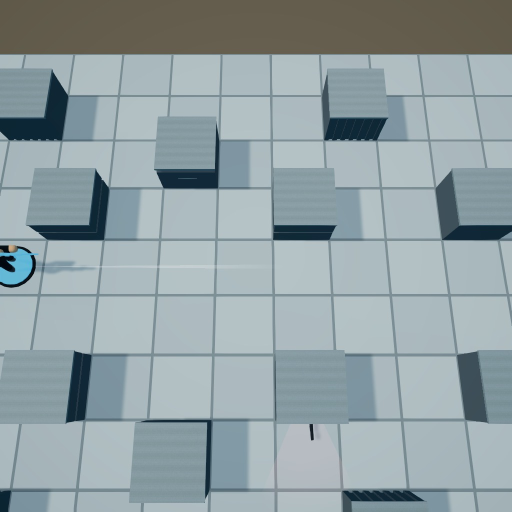
#> input picture Captures/AbilityJuice/shots/r0/arealock/f0116.jpg, 1024 x 1024 px, given in place of f0014.jpg, which was not available (shown at 1/2 size); the run also reads 1 picture not shown here
$ python _ad3_num_zoom.py
#> lines starting #> are read from the running program, lines starting #| are printed output that depends on the picture; pictures that were not available may be replaced by others from this repository, and a replacement may not be noted
import numpy as np, os
from PIL import Image

ROOT = os.path.dirname(os.path.abspath(__file__))
def load(p): return Image.open(p).convert('RGB')
#> returned value is the input picture: PIL image 1024x1024 RGB; mean R, G, B 146, 160.1, 163.9

def crop(rnd, shot, idx, box, scale=3):
    p = os.path.join(ROOT, 'shots', rnd, shot, 'f%04d.jpg' % idx)
    im = load(p).crop(box)
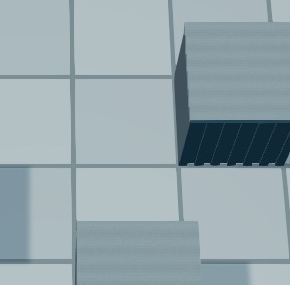
#> im: PIL image 290x285 RGB; mean R, G, B 150.8, 167.3, 173.5
    return im.resize((im.width*scale, im.height*scale), Image.NEAREST)
#> returned value: PIL image 870x855 RGB

# r3 badge box at money frame, generous
box3 = (470, 175, 760, 420)
box2 = (470, 115, 760, 400)

a = crop('r2', 'numbers', 14, box2, 3)
b = crop('r3', 'numbers', 14, box3, 3)
#> call 2 of crop, with rnd = 'r3', shot = 'numbers', idx = 14, box = (470, 175, 760, 420), scale = 3
#> in crop (call 2), `im = load(p).crop(box)`:
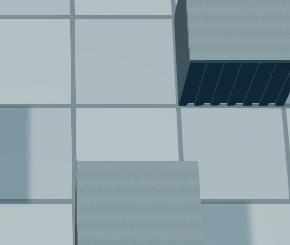
#> im: PIL image 290x245 RGB; mean R, G, B 147.9, 164.8, 171.2
H = max(a.height, b.height)
#> H = 855
out = Image.new('RGB', (a.width + b.width + 24, H), (20,20,24))
out.paste(a, (0, 0)); out.paste(b, (a.width+24, 0))
#> after `out.paste(a, (0, 0))`:
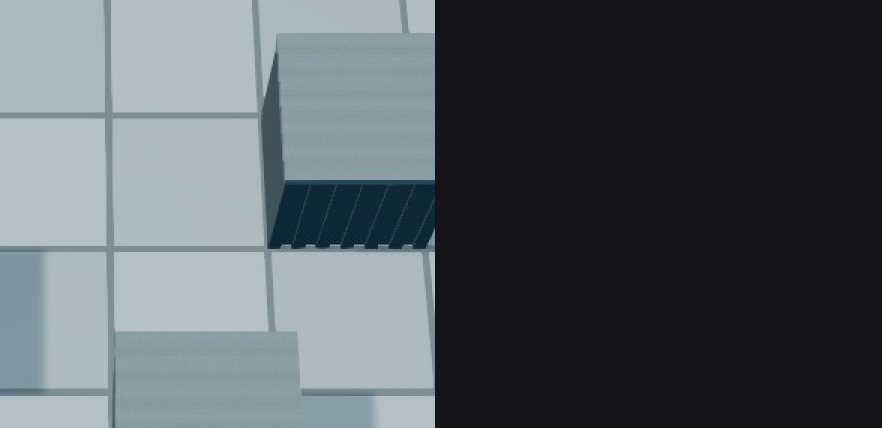
#> out: PIL image 1764x855 RGB (shown at 1/2 size); mean R, G, B 84.5, 92.7, 97.7
#> after `out.paste(b, (a.width + 24, 0))`:
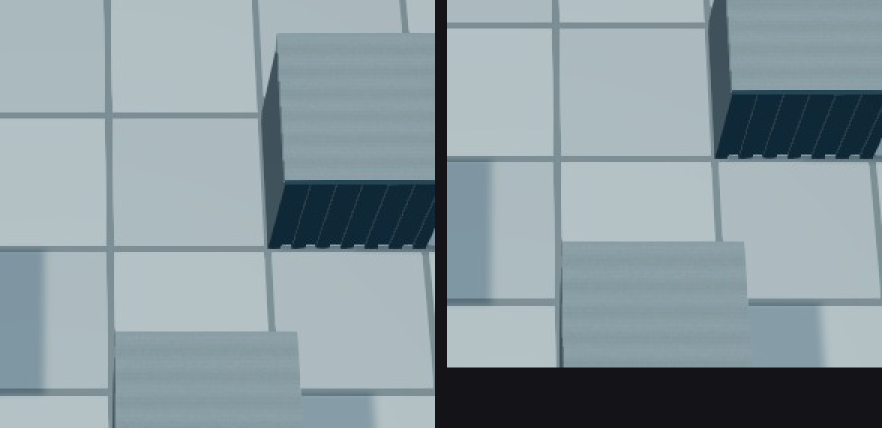
#> out: PIL image 1764x855 RGB (shown at 1/2 size); mean R, G, B 138.7, 154.1, 160.1
out.save(os.path.join(ROOT, '_ad3_num_zoom_r2r3.png'))
print('saved', out.size)
#| saved (1764, 855)

# r3 timeline of badge, frames 12..22
idxs = [12,13,14,15,16,18,20,24,28]
tiles = [crop('r3','numbers', i, (480,170,770,420), 2) for i in idxs]
#> call 3 of crop, with rnd = 'r3', shot = 'numbers', idx = 12, box = (480, 170, 770, 420), scale = 2
#> in crop (call 3), `im = load(p).crop(box)`:
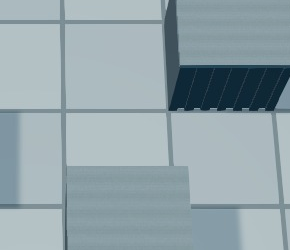
#> im: PIL image 290x250 RGB; mean R, G, B 147.5, 164.5, 170.8
#> (the run stopped early here; a loop or call above may not have finished)
